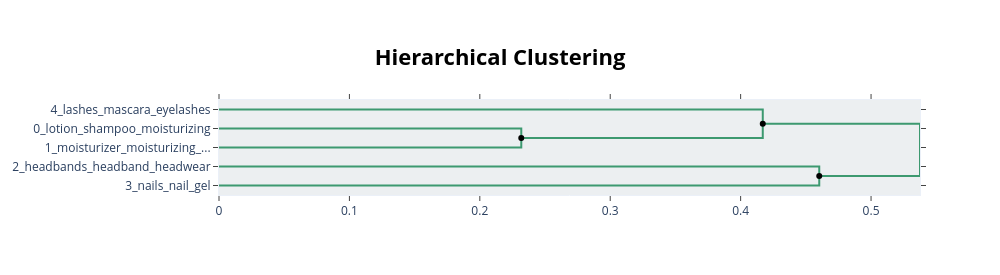

Notebook cell for this chart:
### Code cell
from bertopic.representation import KeyBERTInspired
from sentence_transformers import SentenceTransformer

embedding_model = SentenceTransformer('intfloat/multilingual-e5-large-instruct')

# Create your representation model
representation_model = KeyBERTInspired()
cluster_model = KMeans(n_clusters=5)
# Use the representation model in BERTopic on top of the default pipeline
topic_model = BERTopic(embedding_model=embedding_model, representation_model=representation_model, hdbscan_model=cluster_model)
#topic_model = BERTopic(embedding_model=model)
topics, probs = topic_model.fit_transform(metadata_filtered_df.source_text)

linkage_function = lambda x: sch.linkage(x, 'single', optimal_ordering=True)
e5_hierarchical_topics = topic_model.hierarchical_topics(metadata_filtered_df.source_text, linkage_function=linkage_function)

topic_model.visualize_hierarchy(hierarchical_topics=e5_hierarchical_topics)

### Figure 1 — Plotly figure (JSON) as saved in the notebook; plotly's stock layout.template omitted (floating-point values rounded to 4 significant figures)
{"data": [{"hoverinfo": "text", "marker": {"color": "rgb(61,153,112)"}, "mode": "lines", "text": ["lotion_shampoo_moisturizing_oils_conditioner", "", "", "moisturizer_moisturizing_hyaluronic_spf_skincare"], "type": "scatter", "x": [0, 0.2318, 0.2318, 0], "xaxis": "x", "y": [-15, -15, -25, -25], "yaxis": "y"}, {"hoverinfo": "text", "marker": {"color": "rgb(61,153,112)"}, "mode": "lines", "text": ["lashes_mascara_eyelashes_eyeliner_lash", "", "", "lotion_moisturizing_skincare_skin_shampoo"], "type": "scatter", "x": [0, 0.417, 0.417, 0.2318], "xaxis": "x", "y": [-5, -5, -20, -20], "yaxis": "y"}, {"hoverinfo": "text", "marker": {"color": "rgb(61,153,112)"}, "mode": "lines", "text": ["headbands_headband_headwear_curly_accessories", "", "", "nails_nail_gel_manicure_acrylic"], "type": "scatter", "x": [0, 0.4603, 0.4603, 0], "xaxis": "x", "y": [-35, -35, -45, -45], "yaxis": "y"}, {"hoverinfo": "text", "marker": {"color": "rgb(61,153,112)"}, "mode": "lines", "text": ["lotion_shampoo_moisturizing_ingredients_products", "", "", "nails_nail_gel_manicure_acrylic"], "type": "scatter", "x": [0.417, 0.5375, 0.5375, 0.4603], "xaxis": "x", "y": [-12.5, -12.5, -40, -40], "yaxis": "y"}, {"hoverinfo": "text", "hovertext": ["lotion_shampoo_moisturizing_ingredients_products"], "marker": {"color": "black"}, "mode": "markers", "showlegend": false, "type": "scatter", "x": [0.417], "y": [-12.5]}, {"hoverinfo": "text", "hovertext": ["lotion_moisturizing_skincare_skin_shampoo", "nails_nail_gel_manicure_acrylic"], "marker": {"color": "black"}, "mode": "markers", "showlegend": false, "type": "scatter", "x": [0.2318, 0.4603], "y": [-20, -40]}], "layout": {"autosize": false, "height": 275, "hoverlabel": {"bgcolor": "white", "font": {"family": "Rockwell", "size": 16}}, "hovermode": "closest", "plot_bgcolor": "#ECEFF1", "showlegend": false, "title": {"font": {"color": "Black", "size": 22}, "text": "<b>Hierarchical Clustering</b>", "x": 0.5, "xanchor": "center", "yanchor": "top"}, "width": 1000, "xaxis": {"mirror": "allticks", "rangemode": "tozero", "showgrid": false, "showline": true, "showticklabels": true, "ticks": "outside", "type": "linear", "zeroline": false}, "yaxis": {"mirror": "allticks", "range": [-50, 0], "rangemode": "tozero", "showgrid": false, "showline": true, "showticklabels": true, "tickmode": "array", "ticks": "outside", "ticktext": ["4_lashes_mascara_eyelashes", "0_lotion_shampoo_moisturizing", "1_moisturizer_moisturizing_...", "2_headbands_headband_headwear", "3_nails_nail_gel"], "tickvals": [-5, -15, -25, -35, -45], "type": "linear", "zeroline": false}}}
